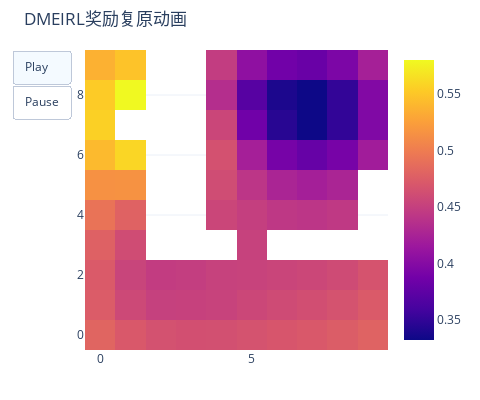

Notebook code for this chart:
### Code cell
world.ShowRewardsAnimation(rewards1,title='DMEIRL奖励复原动画')

### Figure 1 — Plotly figure (JSON) as saved in the notebook; plotly's stock layout.template omitted (floating-point values rounded to 4 significant figures)
{"data": [{"type": "heatmap", "z": [[0.481, 0.4709, 0.4653, 0.4634, 0.4639, 0.4663, 0.4686, 0.4711, 0.4745, 0.4793], [0.4737, 0.4581, 0.451, 0.4511, 0.4531, 0.4562, 0.4596, 0.4623, 0.4662, 0.4726], [0.4722, 0.4541, 0.447, 0.4488, 0.4519, 0.4529, 0.4542, 0.4565, 0.46, 0.4666], [0.478, 0.4605, null, null, null, 0.4516, null, null, null, null], [0.4927, 0.479, null, null, 0.4556, 0.449, 0.443, 0.4414, 0.4442, null], [0.5152, 0.5159, null, null, 0.461, 0.4412, 0.4267, 0.4216, 0.4265, null], [0.5423, 0.5597, null, null, 0.4646, 0.422, 0.3897, 0.3797, 0.3902, 0.4189], [0.556, null, null, null, 0.4555, 0.3861, 0.3452, 0.332, 0.3498, 0.3967], [0.5535, 0.5803, null, null, 0.4348, 0.3699, 0.3394, 0.332, 0.3506, 0.3977], [0.5364, 0.5486, null, null, 0.4474, 0.4065, 0.3864, 0.3816, 0.3934, 0.4224]]}], "layout": {"autosize": false, "height": 400, "margin": {"b": 50, "l": 20, "r": 20, "t": 50}, "title": {"text": "DMEIRL奖励复原动画"}, "updatemenus": [{"buttons": [{"args": [null, {"frame": {"duration": 10, "redraw": true}, "fromcurrent": true, "transition": {"duration": 500}}], "label": "Play", "method": "animate"}, {"args": [[null], {"frame": {"duration": 0, "redraw": false}, "mode": "immediate", "transition": {"duration": 0}}], "label": "Pause", "method": "animate"}], "type": "buttons"}], "width": 480}}
